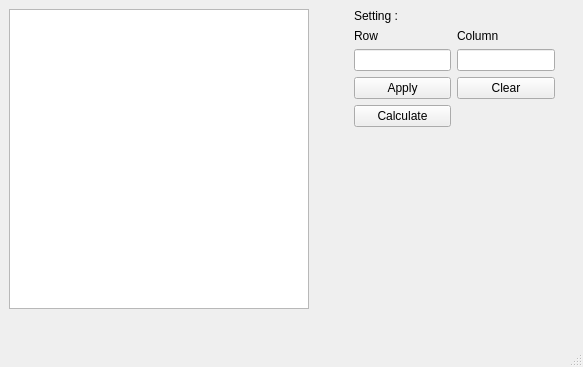
<?xml version="1.0" encoding="UTF-8"?>
<ui version="4.0">
 <class>MainWindow</class>
 <widget class="QMainWindow" name="MainWindow">
  <property name="geometry">
   <rect>
    <x>0</x>
    <y>0</y>
    <width>583</width>
    <height>367</height>
   </rect>
  </property>
  <property name="windowTitle">
   <string>MainWindow</string>
  </property>
  <widget class="QWidget" name="centralwidget">
   <layout class="QGridLayout" name="gridLayout_2">
    <item row="1" column="0">
     <spacer name="verticalSpacer_2">
      <property name="orientation">
       <enum>Qt::Vertical</enum>
      </property>
      <property name="sizeHint" stdset="0">
       <size>
        <width>20</width>
        <height>40</height>
       </size>
      </property>
     </spacer>
    </item>
    <item row="0" column="2">
     <layout class="QGridLayout" name="gridLayout">
      <item row="1" column="1">
       <widget class="QLabel" name="label_2">
        <property name="text">
         <string>Column</string>
        </property>
       </widget>
      </item>
      <item row="2" column="0">
       <widget class="QLineEdit" name="lineEditRow"/>
      </item>
      <item row="2" column="1">
       <widget class="QLineEdit" name="lineEditColumn"/>
      </item>
      <item row="3" column="1">
       <widget class="QPushButton" name="pushButton_Clear">
        <property name="text">
         <string>Clear</string>
        </property>
       </widget>
      </item>
      <item row="0" column="0">
       <widget class="QLabel" name="label_3">
        <property name="text">
         <string>Setting : </string>
        </property>
       </widget>
      </item>
      <item row="3" column="0">
       <widget class="QPushButton" name="pushButton_Apply">
        <property name="text">
         <string>Apply</string>
        </property>
       </widget>
      </item>
      <item row="4" column="0">
       <widget class="QPushButton" name="pushButton_Calculate">
        <property name="text">
         <string>Calculate</string>
        </property>
       </widget>
      </item>
      <item row="1" column="0">
       <widget class="QLabel" name="label">
        <property name="text">
         <string>Row</string>
        </property>
       </widget>
      </item>
      <item row="5" column="0">
       <spacer name="verticalSpacer">
        <property name="orientation">
         <enum>Qt::Vertical</enum>
        </property>
        <property name="sizeHint" stdset="0">
         <size>
          <width>20</width>
          <height>40</height>
         </size>
        </property>
       </spacer>
      </item>
     </layout>
    </item>
    <item row="0" column="1">
     <spacer name="horizontalSpacer">
      <property name="orientation">
       <enum>Qt::Horizontal</enum>
      </property>
      <property name="sizeType">
       <enum>QSizePolicy::Expanding</enum>
      </property>
      <property name="sizeHint" stdset="0">
       <size>
        <width>60</width>
        <height>20</height>
       </size>
      </property>
     </spacer>
    </item>
    <item row="0" column="3">
     <spacer name="horizontalSpacer_2">
      <property name="orientation">
       <enum>Qt::Horizontal</enum>
      </property>
      <property name="sizeHint" stdset="0">
       <size>
        <width>40</width>
        <height>20</height>
       </size>
      </property>
     </spacer>
    </item>
    <item row="0" column="0">
     <widget class="QTableWidget" name="tableWidget">
      <property name="sizePolicy">
       <sizepolicy hsizetype="Expanding" vsizetype="Expanding">
        <horstretch>0</horstretch>
        <verstretch>0</verstretch>
       </sizepolicy>
      </property>
      <property name="minimumSize">
       <size>
        <width>300</width>
        <height>300</height>
       </size>
      </property>
      <property name="editTriggers">
       <set>QAbstractItemView::AnyKeyPressed|QAbstractItemView::DoubleClicked|QAbstractItemView::EditKeyPressed</set>
      </property>
      <attribute name="horizontalHeaderMinimumSectionSize">
       <number>1</number>
      </attribute>
      <attribute name="verticalHeaderMinimumSectionSize">
       <number>1</number>
      </attribute>
     </widget>
    </item>
   </layout>
  </widget>
  <widget class="QMenuBar" name="menubar">
   <property name="geometry">
    <rect>
     <x>0</x>
     <y>0</y>
     <width>583</width>
     <height>22</height>
    </rect>
   </property>
  </widget>
  <widget class="QStatusBar" name="statusbar"/>
 </widget>
 <resources/>
 <connections/>
</ui>
